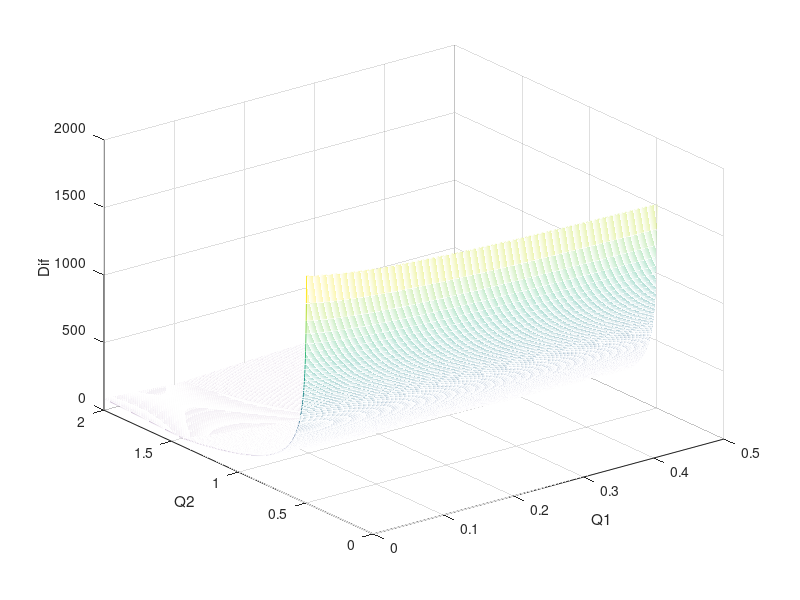

MATLAB code to generate this figure:
clear;
close all;

a = 4;
d = 0.5;
N = 79;
n = 52;
D = 0.19*(2*n+3*N+2*N+3*n)/2;

minQ = 0.001;
maxQ = 0.5;
nQ = 1000;
Q1 = linspace(minQ,maxQ,nQ);
Q2 = linspace(0.5,2,nQ);
Eq1 = ones(nQ,nQ);
Eq2 = Eq1;
i = 1;
for q1 = Q1
    j = 1;
    for q2 = Q2
        c1y = (2+3*q1)/(1+q1^(1-1/a)*d^(1/a)+(q1*q2)^(1-1/a)*d^(2/a));
        c1m = c1y*(d/q1)^(1/a);
        c1r = c1y*(d^2/(q1*q2))^(1/a);

        c2y = (2+3*q2)/(1+q2^(1-1/a)*d^(1/a)+(q1*q2)^(1-1/a)*d^(2/a));
        c2m = c2y*(d/q2)^(1/a);
        c2r = c2y*(d^2/(q1*q2))^(1/a);
        
        Eq1(i,j) = N*c1y + n*c2m + N*c1r - (2*N+3*n+D);
        Eq2(i,j) = n*c2y + N*c1m + n*c2r - (2*n+3*N+D);
        j = j+1;
    end
    i = i+1;
end

Dif = abs(Eq1)+abs(Eq2);
minPossible = min(min(Dif))

mesh(Q1,Q2,Dif);
xlabel('Q1');
ylabel('Q2');
zlabel('Dif');






